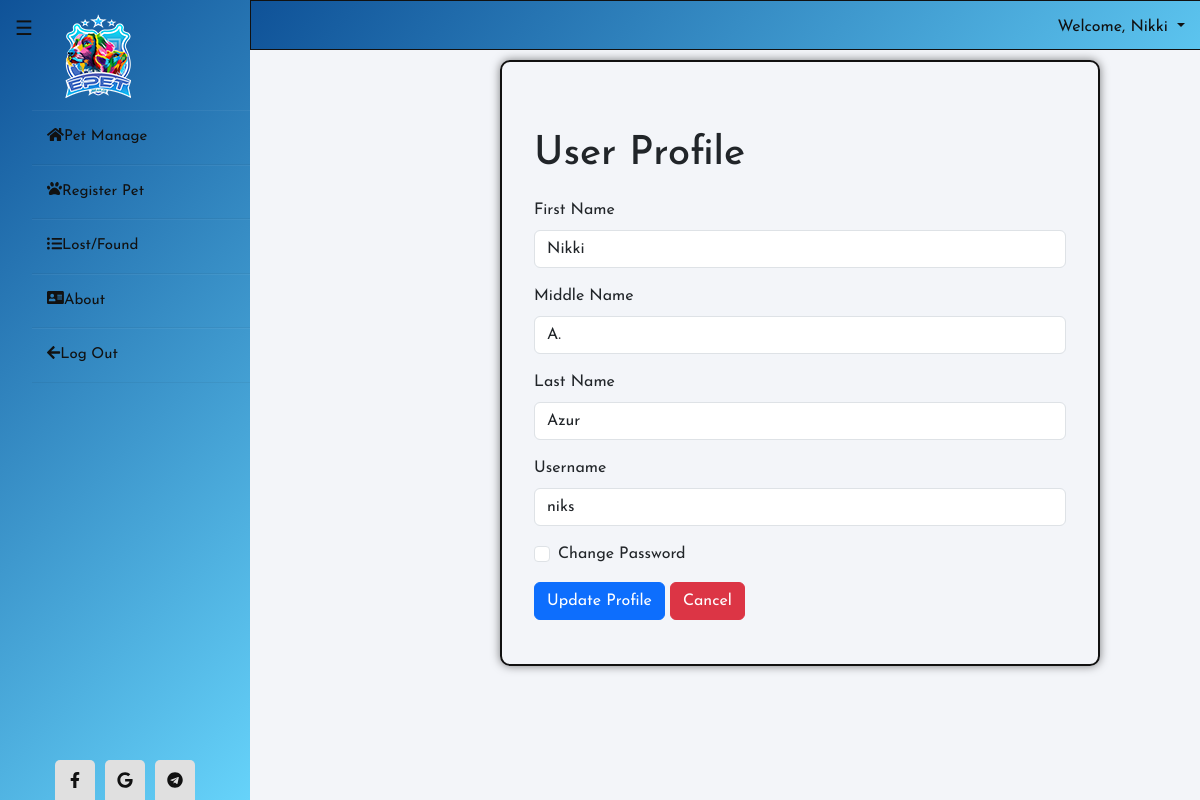
/epet02/profile.php (signed in), run on the app's committed database.
### tables this page shows
CREATE TABLE `users` (
  `id` int(11) NOT NULL,
  `first_name` varchar(255) NOT NULL,
  `middle_name` varchar(255) NOT NULL,
  `last_name` varchar(255) NOT NULL,
  `age` varchar(100) NOT NULL,
  `gender` varchar(255) NOT NULL,
  `u_status` varchar(255) NOT NULL,
  `email` varchar(255) NOT NULL,
  `phone` varchar(11) NOT NULL,
  `username` varchar(255) NOT NULL,
  `password` varchar(12) NOT NULL,
  `usertype` enum('admin','user','','') NOT NULL,
  `hno` varchar(255) NOT NULL,
  `st` varchar(255) NOT NULL,
  `brgy` varchar(255) NOT NULL
);

### epet02/profile.php (the view, shortened to what this page needs)
<?php
include 'db.php';
$username = $_SESSION['username'];
$query = "SELECT * FROM users WHERE username='$username'";
$result = mysqli_query($conn, $query);
$row = mysqli_fetch_assoc($result);
?>
<!DOCTYPE html>
<html lang="en">
<head>
    <link href="https://cdn.jsdelivr.net/npm/bootstrap@5.3.0-alpha1/dist/css/bootstrap.min.css" rel="stylesheet">
    <link rel="stylesheet" href="https://cdnjs.cloudflare.com/ajax/libs/font-awesome/5.15.4/css/all.min.css">
</head>
<body>
<?php include 'includes/sidebar1.php';?>
<div class="content">
    <div class="container mt-5">
        <h1>User Profile</h1>
        <form method="POST" action="<?php echo htmlspecialchars($_SERVER["PHP_SELF"]); ?>">
            <div class="mb-3">
                <label for="firstname" class="form-label">First Name</label>
                <input type="text" class="form-control" id="firstname" name="firstname" value="<?php echo $row['first_name']; ?>" required>
            </div>
            <div class="mb-3">
                <label for="middlename" class="form-label">Middle Name</label>
                <input type="text" class="form-control" id="middlename" name="middlename" value="<?php echo $row['middle_name']; ?>">
            </div>
            <div class="mb-3">
                <label for="lastname" class="form-label">Last Name</label>
                <input type="text" class="form-control" id="lastname" name="lastname" value="<?php echo $row['last_name']; ?>" required>
            </div>
            <div class="mb-3">
                <label for="username" class="form-label">Username</label>
                <input type="text" class="form-control" id="username" name="username" value="<?php echo $row['username']; ?>" required>
            </div>
            <div class="mb-3 form-check">
                <input type="checkbox" class="form-check-input" id="changePasswordCheckbox">
                <label class="form-check-label" for="changePasswordCheckbox">Change Password</label>
            </div>
            <button type="submit" class="btn btn-primary">Update Profile</button>
            <a href="Pet_management.php" class="btn btn-danger cancel-button">Cancel</a><br><br>
        </form>
    </div>
</div>
<?php
include 'includes/footer.php';
?>

### epet02/profile.php (style rules this page uses)
.content { position: static; margin-top: 60px; margin-left: 500px; margin-bottom: 10px; width: 600px; height: 900x; border: 2px solid #111; border-radius:10px; box-shadow: 0 0 10px rgba(0, 0, 0, 0.5); padding: 20px; }
.container { margin-top: 50px; }
form { margin-top: 20px; }

### epet02/includes/sidebar1.php (style rules this page uses)
* { margin: 0; padding: 0; box-sizing: border-box; list-style: none; text-decoration: none; font-family: 'Josefin Sans', sans-serif; }
body { background-color: #f3f5f9; }

### data on the page
users: firstname "Nikki", middlename "A.", lastname "Azur", username "niks"

### other printed values
$_SESSION['first_name'] "Nikki"
